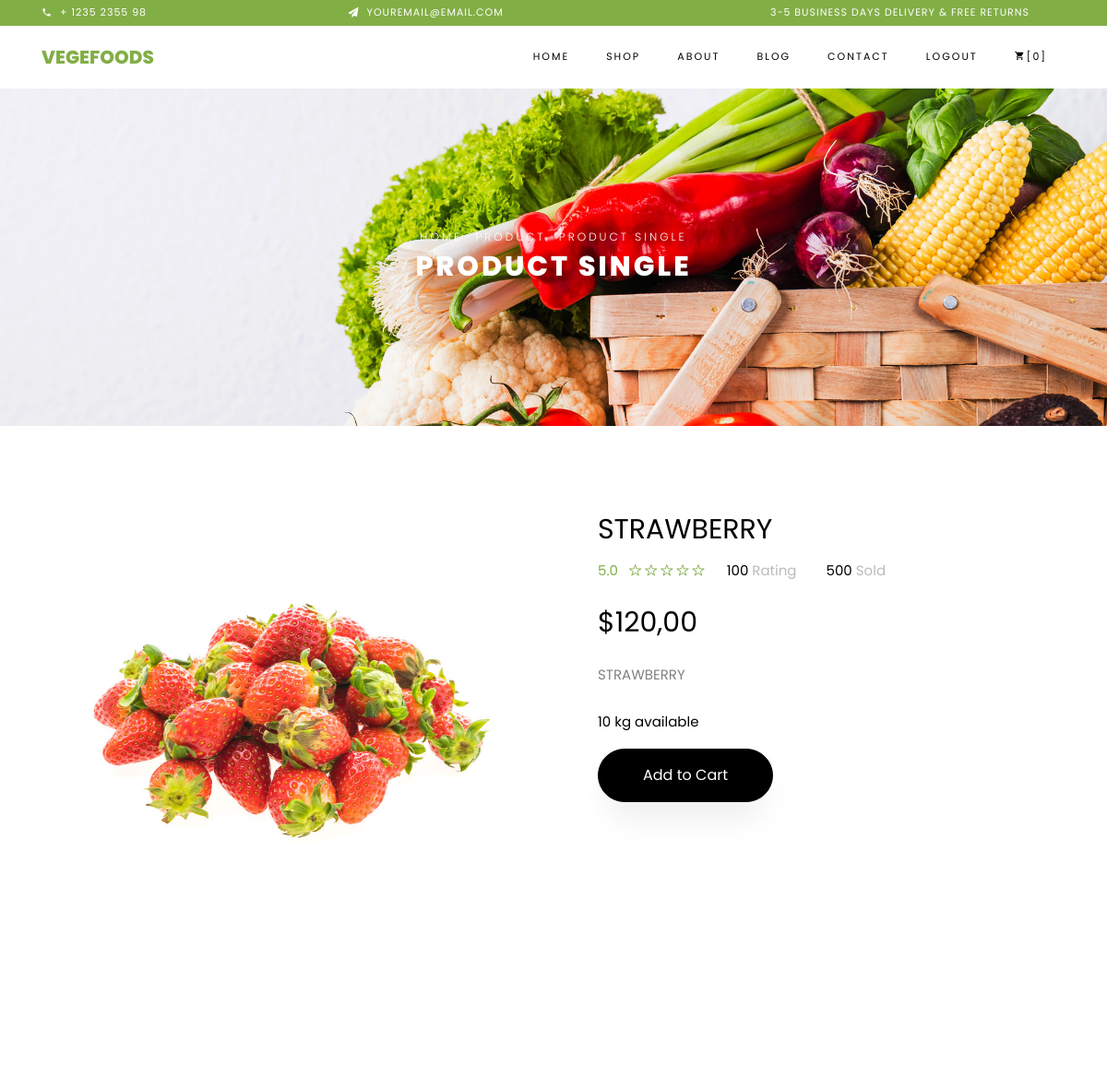
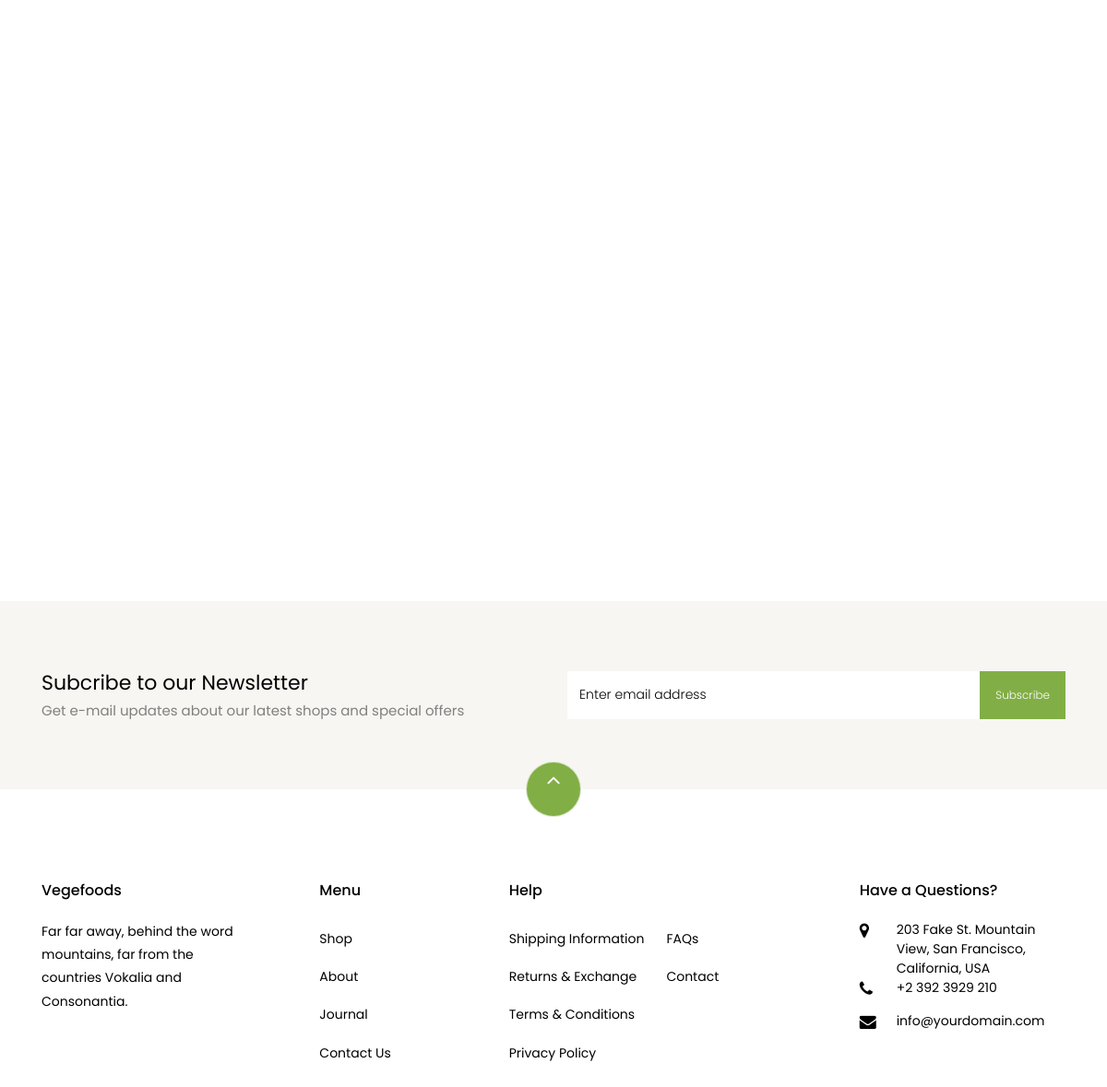
Screenshot of /product/strawberry/ (signed in) with the database file from the repository (2 pictures, top to bottom).
### store/models.py (models this page shows, shortened)
class Product(models.Model):
    title = models.CharField(max_length=255, verbose_name='Название')
    description = models.TextField(default='', verbose_name='Описание')
    slug = models.SlugField(unique=True, null=True)
    inventory = models.IntegerField(default=0, verbose_name='На складе')
    sold = models.IntegerField(default=0, verbose_name='Продано')
    rating = models.FloatField(default=0, verbose_name='Рэйтинг')
    price = models.DecimalField(max_digits=10, decimal_places=2, verbose_name='Цена')
    created_at = models.DateTimeField(auto_now_add=True, verbose_name='Дата добавления')
    category = models.ForeignKey(Category, on_delete=models.CASCADE, verbose_name='Категория',
                                 related_name='products')
    def get_absolute_url(self):
        return reverse('product', kwargs={'slug': self.slug})
    def get_first_photo(self):
        if self.photos:
            try:
                return self.photos.first().image.url
            except:
                return 'https://themewagon.github.io/vegefoods/images/product-1.jpg'
        else:
            return 'https://themewagon.github.io/vegefoods/images/product-1.jpg'
    class Meta:
        verbose_name = 'Товар'
        verbose_name_plural = 'Товары'

class Gallery(models.Model):
    product = models.ForeignKey(Product, on_delete=models.CASCADE, related_name='photos')
    image = models.ImageField(upload_to='products/', verbose_name='Изображение')
    class Meta:
        verbose_name = 'Изображение'
        verbose_name_plural = 'Галлерея товаров'

### store/views.py (the view)
# urls.py: path('product/<slug:slug>/', ProductDetail.as_view(), name='product'),
class ProductDetail(DetailView):
    model = Product
    template_name = 'store/product-single.html'
    context_object_name = 'product'
    def get_context_data(self, **kwargs):
        context = super().get_context_data()
        products = Product.objects.all()[:4]
        context['products'] = products
        product = Product.objects.get(slug=self.kwargs['slug'])
        context['title'] = product.title
        return context

### store/templates/store/product-single.html (shortened to what this page needs)
{% extends 'base.html' %}
{% load static %}
{% block slider %}
    <div class="hero-wrap hero-bread" style="background-image: url('{% static 'store/images/bg_1.jpg' %}');">
      <div class="container">
        <div class="row no-gutters slider-text align-items-center justify-content-center">
          <div class="col-md-9 ftco-animate text-center">
          	<p class="breadcrumbs"><span class="mr-2"><a href="index.html">Home</a></span> <span class="mr-2"><a href="index.html">Product</a></span> <span>Product Single</span></p>
            <h1 class="mb-0 bread">Product Single</h1>
          </div>
        </div>
      </div>
    </div>
{% endblock slider %}
{% block main %}
	{% include 'store/components/product/_product_info.html' %}
	{% include 'store/components/product/_related_products.html' %}
	{% include 'store/components/_email.html' %}
{% endblock main %}

### store/templates/store/components/product/_product_info.html (shortened to what this page needs)
<section class="ftco-section">
    	<div class="container">
    		<div class="row">
    			<div class="col-lg-6 mb-5 ftco-animate">
    				<a href="{{ product.get_first_photo }}" class="image-popup"><img src="{{ product.get_first_photo }}" class="img-fluid" alt="Colorlib Template"></a>
    			</div>
    			<div class="col-lg-6 product-details pl-md-5 ftco-animate">
    				<h3>{{ product.title }}</h3>
    				<div class="rating d-flex">
							<p class="text-left mr-4">
								<a href="#" class="mr-2">5.0</a>
								<a href="#"><span class="ion-ios-star-outline"></span></a>
								<a href="#"><span class="ion-ios-star-outline"></span></a>
								<a href="#"><span class="ion-ios-star-outline"></span></a>
								<a href="#"><span class="ion-ios-star-outline"></span></a>
								<a href="#"><span class="ion-ios-star-outline"></span></a>
							</p>
							<p class="text-left mr-4">
								<a href="#" class="mr-2" style="color: #000;">100 <span style="color: #bbb;">Rating</span></a>
							</p>
							<p class="text-left">
								<a href="#" class="mr-2" style="color: #000;">500 <span style="color: #bbb;">Sold</span></a>
							</p>
						</div>
    				<p class="price"><span>${{ product.price }}</span></p>
    				<p>{{ product.description }}
						</p>
						<div class="row mt-4">
	          	<div class="col-md-12">
	          		<p style="color: #000;">{{ product.inventory }} kg available</p>
	          	</div>
          	</div>
          	<p><a href="{% url 'to_cart' product.pk 'add' %}" class="btn btn-black py-3 px-5">Add to Cart</a></p>
    			</div>
    		</div>
    	</div>
    </section>

### rows the page displays
Product: get_first_photo (picture), title "STRAWBERRY", price "120,00", description "STRAWBERRY", inventory "10"
